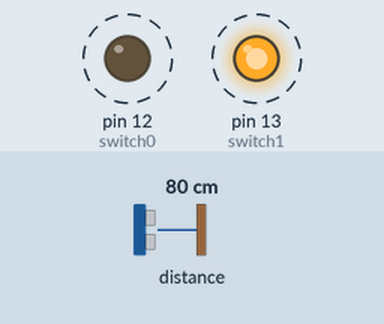
Recording of a sketch running on a simulated Arduino Uno, built with avr-gcc and run on an emulated ATmega328P. On the bench: output pins drawn as LEDs (lit = HIGH). Wiring (inferred from the names in the program): LIDAR-Lite range finder at I2C address 0x62. Dashed ring = blinking. Inputs (shaded band) come from the test bench; at power-on: distance to the obstacle 80 cm. What the sketch prints to the serial monitor is not drawn.

Above: at 0.54 s.
Timing chart, 0 to 3.1 s (numbered marks = the images above):
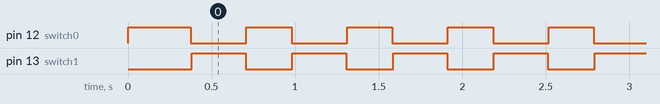

Measured:
- by itself, pin 12 (switch0): alternates HIGH for 0.27 s and LOW for 0.33 s
- by itself, pin 13 (switch1): alternates HIGH for 0.32 s and LOW for 0.28 s

The sketch:

LIDAR_RangeAndAngle.ino
```cpp
// Two LIDARs on one side

#include <Wire.h>
#include <math.h>

#define    LIDARLite_ADDRESS   0x62          // Default I2C Address of LIDAR-Lite.
#define    RegisterMeasure     0x00          // Register to write to initiate ranging.
#define    MeasureValue        0x04          // Value to initiate ranging.
#define    RegisterHighLowB    0x8f          // Register to get both High and Low bytes in 1 call.

void getDist(double (&distArray)[4]);
// Variables to store last state
double lastDist0;
double lastDist1;
// Variables to store current distances
double dist0;
double dist1;

//Spacing between LIDARs on vehicle
double LIDARspacing = 20;

// Power enable switches
const int switch0 = 12;
const int switch1 = 13;

// # of LIDAR samples
int samples = 5;

// Set pi
const float pi = 3.142;

void setup() {
  // Initialize power enable pins
  pinMode(switch0, OUTPUT);
  pinMode(switch1, OUTPUT);
  // Initialize LIDAR0 on and LIDAR1 off
  digitalWrite(switch0, HIGH);
  digitalWrite(switch1, LOW);

  // Begin serial
  Serial.begin(9600);
  // Open and join irc bus as master
  Wire.begin();
  delay(100);

}

void loop() {
  double distArr[4];
  getDist(distArr);
  for (int k = 0; k < 4 ; k++) {
    Serial.println(distArr[k]);
    delay(10);
  }
  Serial.println("end");
  delay(10);
}


void getDist(double (&distArray)[4]) {

  for (int i = 0; i < 2; i++) {
    switch (i) {
      // case 0 is LIDAR0, case 1 is LIDAR1
      case 0:
        digitalWrite(switch0, LOW);
        digitalWrite(switch1, LOW);
        delay(5);
        digitalWrite(switch0, HIGH);
        delay(5);
        break;
      case 1:
        digitalWrite(switch0, LOW);
        digitalWrite(switch1, LOW);
        delay(5);
        digitalWrite(switch1, HIGH);
        delay(5);
        break;
    }
    //Error checking
    //    Serial.print("case: ");
    //    Serial.println(i);
    //--

    // sum distances so that we can average multiple samples
    int distSum = 0;
    int distance;

    for (int j = 0; j < samples; j++) {
      distance = 0;
      // This section from LIDAR Lite Wire example
      //-----------------//
      Wire.beginTransmission((int)LIDARLite_ADDRESS); // transmit to LIDAR-Lite
      Wire.write((int)RegisterMeasure); // sets register pointer to  (0x00)
      Wire.write((int)MeasureValue); // sets register pointer to  (0x00)
      Wire.endTransmission(); // stop transmitting

      delay(20); // Wait 20ms for transmit

      Wire.beginTransmission((int)LIDARLite_ADDRESS); // transmit to LIDAR-Lite
      Wire.write((int)RegisterHighLowB); // sets register pointer to (0x8f)
      Wire.endTransmission(); // stop transmitting

      delay(20); // Wait 20ms for transmit

      Wire.requestFrom((int)LIDARLite_ADDRESS, 2); // request 2 bytes from LIDAR-Lite

      if (2 <= Wire.available()) // if two bytes were received
      {
        distance = Wire.read(); // receive high byte (overwrites previous reading)
        distance = distance << 8; // shift high byte to be high 8 bits
        distance |= Wire.read(); // receive low byte as lower 8 bits
      }
      //-----------------//
      //low pass filter
      switch (i) {
        case 0:
          if (distance < 0 || distance > 400) {
            distance = lastDist0;
          }
          distance = 0.7 * distance + 0.3 * lastDist0;
          lastDist0 = distance;
          break;
        case 1:
          if (distance < 0 || distance > 400) {
            distance = lastDist1;
          }
          distance = 0.7 * distance + 0.3 * lastDist1;
          lastDist1 = distance;
          break;
      }
      distSum = distSum + distance;
      delay(10);
    }
    if (i == 0) {
      dist0 = distSum / samples;
      //Error checking
      Serial.print("dist0: ");
      Serial.println(dist0);
      //--
      //      distArray[0] = dist0 * 1.0;
    } else if (i == 1) {
      dist1 = distSum / samples;
      // Distance calibration for sensor 2
      //      dist1 = 46 + ((88 - 46) / (82 - 39)) * (dist1 - 39);
      dist1 = 6.5 + dist1 * (0.98);
      //Error checking
      Serial.print("dist1: ");
      Serial.println(dist1);
      //--
      //      distArray[1] = dist1 * 1.0;
    }
    double angle = atan((dist0 - dist1) / LIDARspacing);
    //Error checking
    //    Serial.print("angle: ");
    //    Serial.println(angle);
    //--
    distArray[2] = angle;
    double perpDist0 = dist0 * cos(angle);
    distArray[0] = perpDist0;
    double perpDist1 = dist1 * cos(angle);
    distArray[1] = perpDist1;
    double centerDist = (perpDist0 + perpDist1) / 2;
    distArray[2] = angle * 180 / 3.142;
    //Error checking
    //    Serial.print("centerDist: ");
    //    Serial.println(centerDist);
    //--
    distArray[3] = centerDist;
    delay(10);
  }
}
```
